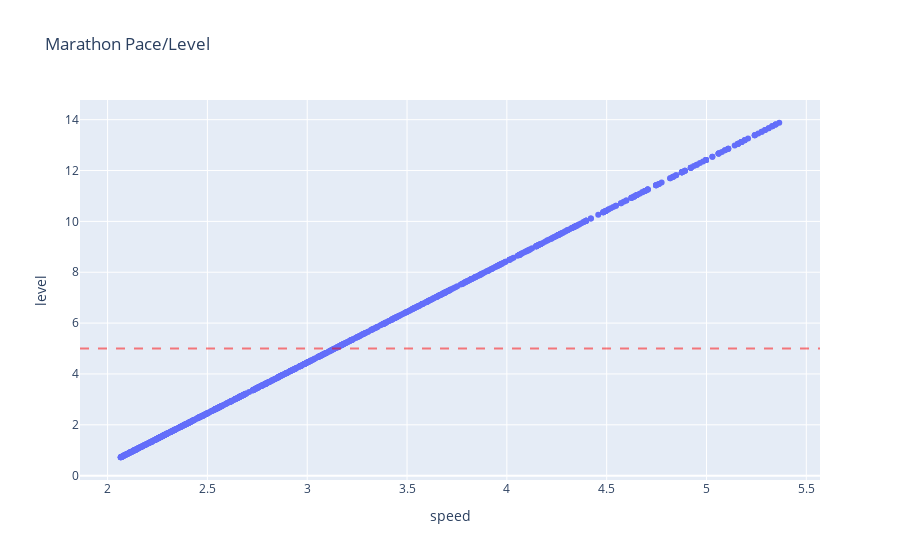

The cell this chart's notebook holds for it:
### Code cell
m = [12, 11, 10, 9, 8, 7, 6, 5]
s = list(i for i in range(0, 60))
dist=26.2

pace_m=[]
lvl=[]
pace_min=[]

for i in range (0,1000):
    speed = mins_to_meters(m=random.choice(m), s=random.choice(s))
    pace_min.append(meters_to_mins(speed))
    pace_m.append(speed)
    random_X = pd.DataFrame({'speed': [speed], 'distance': [dist]})
    lvl.append(level.predict(random_X)[0])    
    
df = pd.DataFrame({'speed': pace_m, 'level':lvl, 'pace':pace_min})

l5_pace = ((5 - b0) - (dist*b2)) / b1

print('level 5 pace: ', meters_to_mins(l5_pace))

#visualize
fig=px.scatter(df, x='speed', y='level', hover_data=["speed", "level", "pace"], title="Marathon Pace/Level")
fig.update_layout(height=500)
fig.add_hline(y=5, line_dash="dash", line_color="red", opacity=0.5)
fig.show()

### Figure 1 — Plotly figure (JSON) as saved in the notebook; plotly's stock layout.template omitted (floating-point values rounded to 4 significant figures; data arrays with more than 128 entries replaced by an {"elided": "..."} marker saying what was removed)
{"data": [{"customdata": {"elided": "1000x1x2 float values"}, "hovertemplate": "speed=%{x}<br>level=%{y}<br>pace=%{customdata[0]}<extra></extra>", "legendgroup": "", "marker": {"color": "#636efa", "symbol": "circle"}, "mode": "markers", "name": "", "orientation": "v", "showlegend": false, "type": "scatter", "x": {"elided": "1000 float values"}, "xaxis": "x", "y": {"elided": "1000 float values"}, "yaxis": "y"}], "layout": {"autosize": true, "legend": {"tracegroupgap": 0}, "shapes": [{"line": {"color": "red", "dash": "dash"}, "opacity": 0.5, "type": "line", "x0": 0, "x1": 1, "xref": "x domain", "y0": 5, "y1": 5, "yref": "y"}], "title": {"text": "Marathon Pace/Level"}, "xaxis": {"anchor": "y", "autorange": true, "domain": [0, 1], "range": [1.871, 5.559], "title": {"text": "speed"}, "type": "linear"}, "yaxis": {"anchor": "x", "autorange": true, "domain": [0, 1], "range": [-0.2013, 14.8], "title": {"text": "level"}, "type": "linear"}}}
